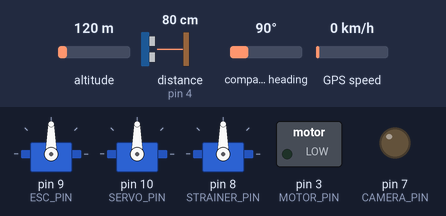
The sketch below on a simulated Arduino Uno, built with avr-gcc and run on an emulated ATmega328P. Shown: 3 × servo, switched loads named in the sketch (green lamp = pin HIGH), output pins drawn as LEDs (lit = HIGH). The inputs (shaded band) are chosen by the test bench; at power-on: distance to the obstacle (sensor on pin 4) 80 cm, altitude 120 m, compass heading 90°, GPS speed 0 km/h. The echo pulse lasts 58.3 µs per cm; the GPS gets a fix after 3 s at 37.7749, -122.4194 with 8 satellites; pins used as bus, display or sensor lines are not drawn; what the sketch prints to the serial monitor is not drawn.

Above: at 3.2 s.
3.3 s: distance to the obstacle (sensor on pin 4) set to 21 cm
At 7.1 s:
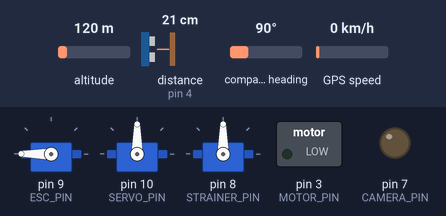
17.9 s: distance to the obstacle (sensor on pin 4) set to 18 cm
At 29.6 s:
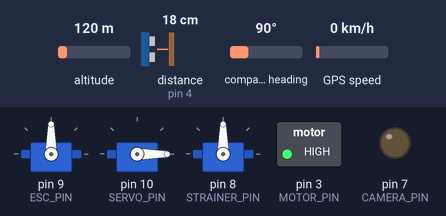
32.5 s: distance to the obstacle (sensor on pin 4) set to 11 cm
47.1 s: distance to the obstacle (sensor on pin 4) set to 8 cm
At 57.4 s:
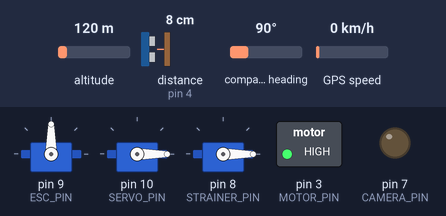
61.7 s: altitude set to 109 m
76.3 s: altitude set to 89 m
At 87.2 s:
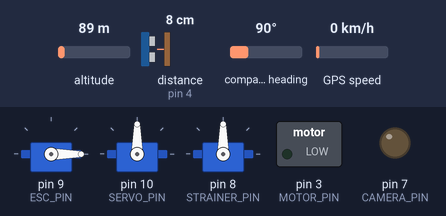
Timing chart, 0 to 91.9 s (numbered marks = the images above; inputs shaded):
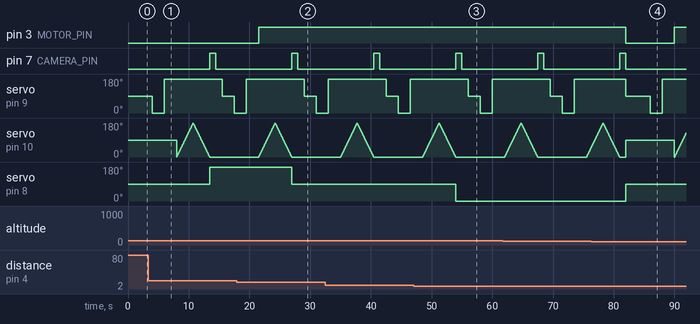

The sketch:

WaterX_SIH.ino
```cpp
#include <Servo.h>
#include <TinyGPS++.h>
#include <SoftwareSerial.h>

// Pin Definitions
#define ESC_PIN 9
#define MOTOR_PIN 3
#define SERVO_PIN 10
#define TRIG_PIN 2
#define ECHO_PIN 4
#define CAMERA_PIN 7
#define STRAINER_PIN 8

// GPS Pins
static const int RXPin = 4, TXPin = 3;
static const uint32_t GPSBaud = 9600;

// Servo objects
Servo esc;
Servo myServo;
Servo strainerServo;

// GPS objects
TinyGPSPlus gps;
SoftwareSerial ss(RXPin, TXPin);

void setup() {
  Serial.begin(115200);
  ss.begin(GPSBaud);
  Serial.println(F("NEO-6M GPS Module Test"));

  esc.attach(ESC_PIN);
  myServo.attach(SERVO_PIN);
  strainerServo.attach(STRAINER_PIN);

  pinMode(MOTOR_PIN, OUTPUT);
  pinMode(TRIG_PIN, OUTPUT);
  pinMode(ECHO_PIN, INPUT);
  pinMode(CAMERA_PIN, OUTPUT);

  analogWrite(MOTOR_PIN, 0);
  delay(2000); // ESC initialization
}

void loop() {
  controlMotorESC();
  long distance = measureDistance();
  controlPWMByDistance(distance);
  sweepServo();
  controlStrainer(distance);
  controlCamera();
  readGPSData();

  delay(1000);
}

// Control Brushless ESC motor
void controlMotorESC() {
  esc.write(90); delay(2000);
  esc.write(0); delay(2000);
  esc.write(180); delay(2000);
}

// Ultrasonic distance measurement
long measureDistance() {
  digitalWrite(TRIG_PIN, LOW); delayMicroseconds(2);
  digitalWrite(TRIG_PIN, HIGH); delayMicroseconds(10);
  digitalWrite(TRIG_PIN, LOW);
  long duration = pulseIn(ECHO_PIN, HIGH);
  long distance = (duration / 2) / 29.1;
  Serial.print("Distance: "); Serial.print(distance); Serial.println(" cm");
  return distance;
}

// PWM speed control based on distance
void controlPWMByDistance(long distance) {
  if (distance < 20) {
    analogWrite(MOTOR_PIN, 255);
  } else {
    analogWrite(MOTOR_PIN, 0);
  }
}

// Servo sweep 0–180° and back
void sweepServo() {
  for (int pos = 0; pos <= 180; pos++) {
    myServo.write(pos);
    delay(15);
  }
  for (int pos = 180; pos >= 0; pos--) {
    myServo.write(pos);
    delay(15);
  }
}

// Strainer servo logic
void controlStrainer(long distance) {
  if (distance < 10) {
    strainerServo.write(0);
  } else if (distance < 20) {
    strainerServo.write(90);
  } else {
    strainerServo.write(180);
  }
}

// Simulated camera trigger
void controlCamera() {
  digitalWrite(CAMERA_PIN, HIGH);
  delay(1000);
  digitalWrite(CAMERA_PIN, LOW);
}

// Read and print GPS data
void readGPSData() {
  while (ss.available() > 0) {
    char c = ss.read();
    Serial.print(c);
    if (gps.encode(c) && gps.location.isUpdated()) {
      Serial.println(F("\n--- GPS Data ---"));
      Serial.print(F("Latitude: ")); Serial.println(gps.location.lat(), 6);
      Serial.print(F("Longitude: ")); Serial.println(gps.location.lng(), 6);
      Serial.print(F("Satellites: ")); Serial.println(gps.satellites.value());
      Serial.print(F("HDOP: ")); Serial.println(gps.hdop.value());
    }
  }
}
```

Measured:
- the behaviour switches between 20 and 19 cm on distance to the obstacle (sensor on pin 4) (found by bisection; images 1 and 2)
- the behaviour switches between 10 and 9 cm on distance to the obstacle (sensor on pin 4) (found by bisection; images 2 and 3)
- the behaviour switches between 100 and 99 m on altitude (found by bisection; images 3 and 4)
- after the input at 17.9 s, pin 3 (MOTOR_PIN): LOW → HIGH after 3.6 s; servo on pin 8 (STRAINER_PIN): 180° → 90° after 9.1 s
- after the input at 47.1 s, servo on pin 8 (STRAINER_PIN): 90° → 0° after 6.9 s
- after the input at 76.3 s, pin 3 (MOTOR_PIN): HIGH → LOW after 5.7 s, → HIGH 8.0 s later; servo on pin 8 (STRAINER_PIN): 0° → 90° after 5.7 s
